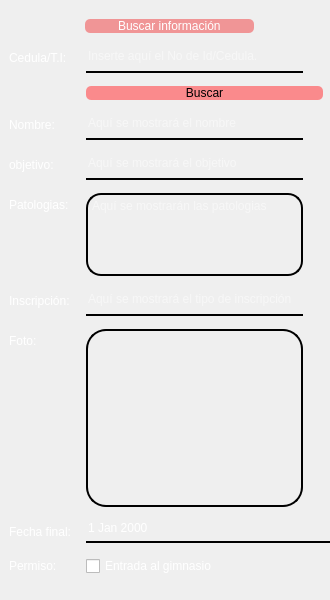
<?xml version="1.0" encoding="UTF-8"?>
<ui version="4.0">
 <class>Buscar_informacion_cliente</class>
 <widget class="QWidget" name="Buscar_informacion_cliente">
  <property name="geometry">
   <rect>
    <x>0</x>
    <y>0</y>
    <width>330</width>
    <height>600</height>
   </rect>
  </property>
  <property name="minimumSize">
   <size>
    <width>330</width>
    <height>600</height>
   </size>
  </property>
  <property name="maximumSize">
   <size>
    <width>330</width>
    <height>600</height>
   </size>
  </property>
  <property name="windowTitle">
   <string>Buscar información de un cliente</string>
  </property>
  <property name="windowIcon">
   <iconset resource="../images/imagenes.qrc">
    <normaloff>:/imagenes/lupa.png</normaloff>:/imagenes/lupa.png</iconset>
  </property>
  <widget class="QWidget" name="wdg_principal" native="true">
   <property name="geometry">
    <rect>
     <x>-1</x>
     <y>-1</y>
     <width>341</width>
     <height>601</height>
    </rect>
   </property>
   <property name="styleSheet">
    <string notr="true">QWidget #wdg_principal {
background-image: url(:/imagenes/gimnasio_buscar_informacion.jpg);
background-position: center;
}</string>
   </property>
   <widget class="QWidget" name="verticalLayoutWidget">
    <property name="geometry">
     <rect>
      <x>10</x>
      <y>20</y>
      <width>321</width>
      <height>571</height>
     </rect>
    </property>
    <layout class="QVBoxLayout" name="lay_ver_principal">
     <item alignment="Qt::AlignHCenter">
      <widget class="QLabel" name="lbl_buscar_informacion">
       <property name="styleSheet">
        <string notr="true">background-color:rgba(241, 101, 103, 166);
border-radius:5px;
padding-right:30px;
padding-left:30px;
font: 30pt &quot;Gill Sans MT Condensed&quot;;
color: rgb(255, 255, 255);</string>
       </property>
       <property name="text">
        <string>Buscar información</string>
       </property>
      </widget>
     </item>
     <item>
      <layout class="QFormLayout" name="lay_frm_principal">
       <property name="horizontalSpacing">
        <number>15</number>
       </property>
       <item row="0" column="0">
        <widget class="QLabel" name="lbl_cedula_ti">
         <property name="styleSheet">
          <string notr="true">font: 11pt &quot;Gill Sans MT&quot;; color: rgb(255, 255, 255);</string>
         </property>
         <property name="text">
          <string>Cedula/T.I: </string>
         </property>
        </widget>
       </item>
       <item row="0" column="1">
        <widget class="QLineEdit" name="txt_cedula_TI">
         <property name="maximumSize">
          <size>
           <width>217</width>
           <height>27</height>
          </size>
         </property>
         <property name="styleSheet">
          <string notr="true">background-color: rgba(0,0,0,0);
border: none;
border-bottom: 2px solid rgba(0, 0, 0, 255);
padding-bottom: 5px;
font: 10pt &quot;Gill Sans MT&quot;;
color: rgb(255, 255, 255);</string>
         </property>
         <property name="placeholderText">
          <string>Inserte aquí el No de Id/Cedula.</string>
         </property>
        </widget>
       </item>
       <item row="1" column="1">
        <widget class="QPushButton" name="btn_buscar_cliente">
         <property name="styleSheet">
          <string notr="true">QPushButton#btn_buscar_cliente {
	background-color: rgba(255, 87, 90, 170);
	border-radius: 5px;
	margin-right:7px;
	
	font: 15pt &quot;Gill Sans MT Condensed&quot;;
}

QPushButton#btn_buscar_cliente:hover {
	background-color:rgba(255, 147, 149, 175);
	border-radius:5px;
	
	font: 15pt &quot;Gill Sans MT Condensed&quot;;
}

QPushButton#btn_buscar_cliente:pressed {
	background-color:rgba(195, 50, 53, 200);
	border-radius: 5px;
	
	font: 15pt &quot;Gill Sans MT Condensed&quot;;
}</string>
         </property>
         <property name="text">
          <string>Buscar</string>
         </property>
        </widget>
       </item>
       <item row="2" column="0">
        <widget class="QLabel" name="lbl_nombre">
         <property name="styleSheet">
          <string notr="true">font: 11pt &quot;Gill Sans MT&quot;; color: rgb(255, 255, 255);</string>
         </property>
         <property name="text">
          <string>Nombre:</string>
         </property>
        </widget>
       </item>
       <item row="2" column="1">
        <widget class="QLineEdit" name="txt_nombre">
         <property name="maximumSize">
          <size>
           <width>217</width>
           <height>27</height>
          </size>
         </property>
         <property name="styleSheet">
          <string notr="true">background-color: rgba(0,0,0,0);
border: none;
border-bottom: 2px solid rgba(0, 0, 0, 255);
padding-bottom: 5px;
font: 10pt &quot;Gill Sans MT&quot;;
color: rgb(255, 255, 255);</string>
         </property>
         <property name="readOnly">
          <bool>true</bool>
         </property>
         <property name="placeholderText">
          <string>Aquí se mostrará el nombre</string>
         </property>
        </widget>
       </item>
       <item row="4" column="0">
        <widget class="QLabel" name="lbl_objetivo">
         <property name="styleSheet">
          <string notr="true">font: 11pt &quot;Gill Sans MT&quot;; color: rgb(255, 255, 255);</string>
         </property>
         <property name="text">
          <string>objetivo:</string>
         </property>
        </widget>
       </item>
       <item row="4" column="1">
        <widget class="QLineEdit" name="txt_objetivo">
         <property name="maximumSize">
          <size>
           <width>217</width>
           <height>27</height>
          </size>
         </property>
         <property name="styleSheet">
          <string notr="true">background-color: rgba(0,0,0,0);
border: none;
border-bottom: 2px solid rgba(0, 0, 0, 255);
padding-bottom: 5px;
font: 10pt &quot;Gill Sans MT&quot;;
color: rgb(255, 255, 255);</string>
         </property>
         <property name="readOnly">
          <bool>true</bool>
         </property>
         <property name="placeholderText">
          <string>Aquí se mostrará el objetivo</string>
         </property>
        </widget>
       </item>
       <item row="5" column="0">
        <widget class="QLabel" name="lbl_patologias">
         <property name="styleSheet">
          <string notr="true">font: 11pt &quot;Gill Sans MT&quot;; color: rgb(255, 255, 255);</string>
         </property>
         <property name="text">
          <string>Patologias:</string>
         </property>
        </widget>
       </item>
       <item row="5" column="1">
        <widget class="QPlainTextEdit" name="txt_patologias">
         <property name="minimumSize">
          <size>
           <width>217</width>
           <height>83</height>
          </size>
         </property>
         <property name="maximumSize">
          <size>
           <width>217</width>
           <height>83</height>
          </size>
         </property>
         <property name="styleSheet">
          <string notr="true">background-color: rgba(0,0,0,0);
border: none;
border: 2px solid rgba(0, 0, 0, 255);
border-radius:15px;
padding-bottom: 5px;
font: 10pt &quot;Gill Sans MT&quot;;
color: rgb(255, 255, 255);</string>
         </property>
         <property name="readOnly">
          <bool>true</bool>
         </property>
         <property name="placeholderText">
          <string>Aquí se mostrarán las patologias</string>
         </property>
        </widget>
       </item>
       <item row="6" column="0">
        <widget class="QLabel" name="lbl_inscripcion">
         <property name="styleSheet">
          <string notr="true">font: 11pt &quot;Gill Sans MT&quot;; color: rgb(255, 255, 255);</string>
         </property>
         <property name="text">
          <string>Inscripción:</string>
         </property>
        </widget>
       </item>
       <item row="6" column="1">
        <widget class="QLineEdit" name="txt_inscripcion">
         <property name="maximumSize">
          <size>
           <width>217</width>
           <height>27</height>
          </size>
         </property>
         <property name="styleSheet">
          <string notr="true">background-color: rgba(0,0,0,0);
border: none;
border-bottom: 2px solid rgba(0, 0, 0, 255);
padding-bottom: 5px;
font: 10pt &quot;Gill Sans MT&quot;;
color: rgb(255, 255, 255);</string>
         </property>
         <property name="readOnly">
          <bool>true</bool>
         </property>
         <property name="placeholderText">
          <string>Aquí se mostrará el tipo de inscripción</string>
         </property>
        </widget>
       </item>
       <item row="7" column="0">
        <widget class="QLabel" name="lbl_Foto_cliente">
         <property name="styleSheet">
          <string notr="true">font: 11pt &quot;Gill Sans MT&quot;; color: rgb(255, 255, 255);</string>
         </property>
         <property name="text">
          <string>Foto:</string>
         </property>
        </widget>
       </item>
       <item row="7" column="1">
        <widget class="QLabel" name="lbl_foto">
         <property name="minimumSize">
          <size>
           <width>217</width>
           <height>178</height>
          </size>
         </property>
         <property name="maximumSize">
          <size>
           <width>217</width>
           <height>178</height>
          </size>
         </property>
         <property name="styleSheet">
          <string notr="true">background-color: rgba(0,0,0,0);
border: 2px solid rgba(0, 0, 0, 255);
border-radius:20px;
padding:10px 20px 10px 20px;</string>
         </property>
         <property name="text">
          <string/>
         </property>
         <property name="pixmap">
          <pixmap resource="../images/imagenes.qrc">:/imagenes/persona.png</pixmap>
         </property>
         <property name="scaledContents">
          <bool>true</bool>
         </property>
        </widget>
       </item>
       <item row="8" column="0">
        <widget class="QLabel" name="lbl_fecha_final">
         <property name="styleSheet">
          <string notr="true">font: 11pt &quot;Gill Sans MT&quot;; color: rgb(255, 255, 255);</string>
         </property>
         <property name="text">
          <string>Fecha final:</string>
         </property>
        </widget>
       </item>
       <item row="8" column="1">
        <widget class="QDateEdit" name="dat_fecha_final">
         <property name="styleSheet">
          <string notr="true">background-color: rgba(0,0,0,0);
border: none;
border-bottom: 2px solid rgba(0, 0, 0, 255);
padding-bottom: 5px;
font: 10pt &quot;Gill Sans MT&quot;;
color: rgb(255, 255, 255);
qproperty-alignment: AlignCenter;</string>
         </property>
         <property name="readOnly">
          <bool>true</bool>
         </property>
         <property name="dateTime">
          <datetime>
           <hour>0</hour>
           <minute>0</minute>
           <second>0</second>
           <year>2000</year>
           <month>1</month>
           <day>1</day>
          </datetime>
         </property>
        </widget>
       </item>
       <item row="9" column="0">
        <widget class="QLabel" name="lbl_permiso">
         <property name="styleSheet">
          <string notr="true">font: 11pt &quot;Gill Sans MT&quot;; color: rgb(255, 255, 255);</string>
         </property>
         <property name="text">
          <string>Permiso:</string>
         </property>
        </widget>
       </item>
       <item row="9" column="1">
        <widget class="QCheckBox" name="chkentrada_gimnasio">
         <property name="styleSheet">
          <string notr="true">font: 11pt &quot;Gill Sans MT&quot;; color: rgb(255, 255, 255);</string>
         </property>
         <property name="text">
          <string>Entrada al gimnasio</string>
         </property>
        </widget>
       </item>
      </layout>
     </item>
    </layout>
   </widget>
  </widget>
 </widget>
 <resources>
  <include location="../images/imagenes.qrc"/>
  <include location="../../../../../../../../Program Files (x86)/images/imagenes.qrc"/>
  <include location="../../../../../../.designer/images/imagenes.qrc"/>
 </resources>
 <connections/>
</ui>
